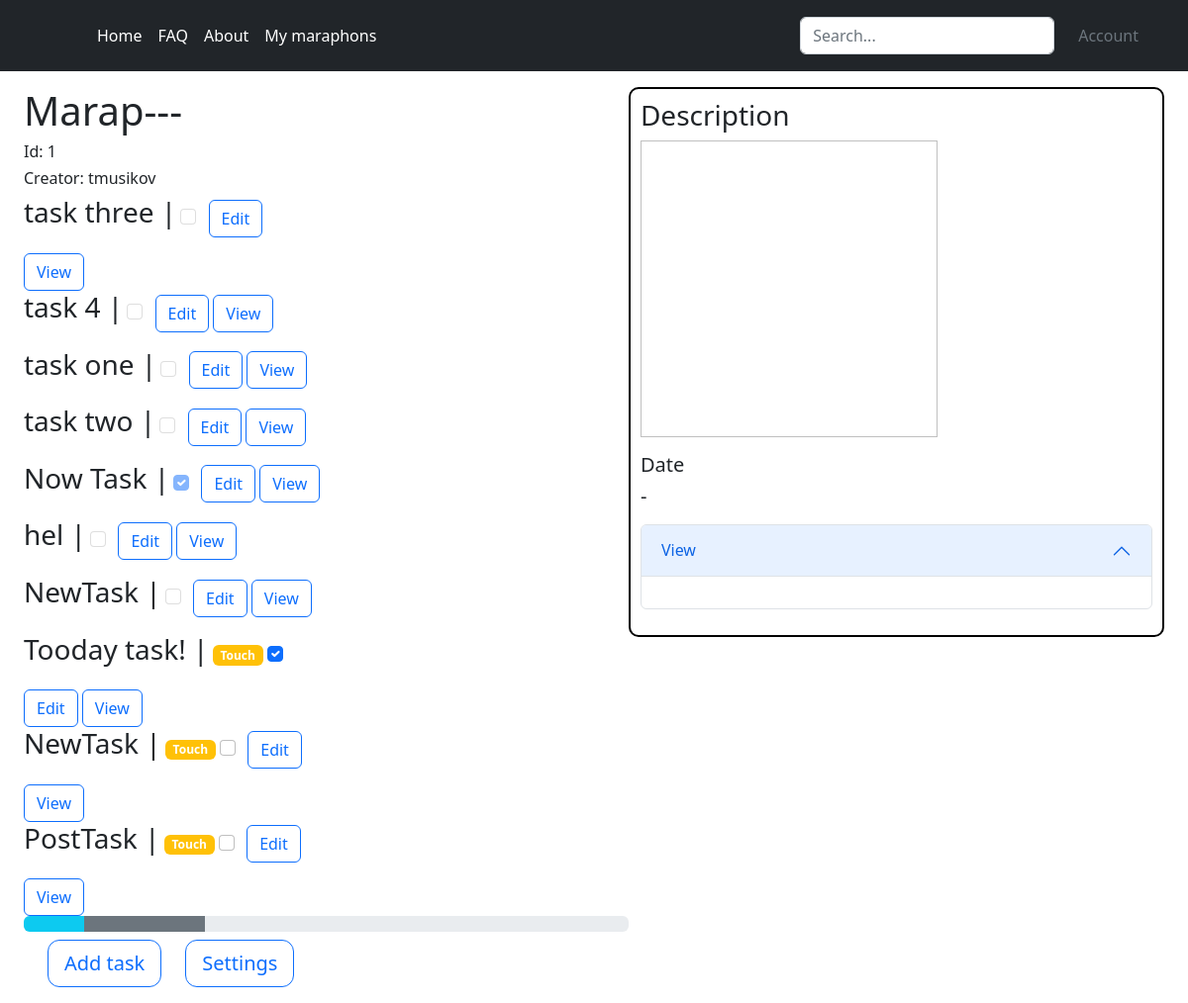
Page /maraphon/1 (signed in) on the committed database.
### data/maraphones.py (models this page shows)
class Maraphone(SqlAlchemyBase, SerializerMixin):
    __tablename__ = "maraphones"
    serialize_only = ('id', 'title', 'created_date', 'creator_id')
    id = sqlalchemy.Column(sqlalchemy.Integer,
                           primary_key=True, autoincrement=True)
    title = sqlalchemy.Column(sqlalchemy.String)
    created_date = sqlalchemy.Column(sqlalchemy.Date,
                                     default=datetime.datetime.now)
    creator_id = sqlalchemy.Column(sqlalchemy.Integer,
                                   sqlalchemy.ForeignKey("users.id"))
    creator = orm.relationship("User")
    tasks = orm.relationship("Task")

### data/users.py (models this page shows, shortened)
class User(SqlAlchemyBase, UserMixin, SerializerMixin):
    __tablename__ = "users"
    id = sqlalchemy.Column(
        sqlalchemy.Integer,
        primary_key=True, autoincrement=True)
    name = sqlalchemy.Column(sqlalchemy.String, nullable=True)
    telegram = sqlalchemy.Column(
        sqlalchemy.String,
        unique=True,
        nullable=True)
    password = sqlalchemy.Column(sqlalchemy.String, nullable=True)
    created_date = sqlalchemy.Column(
        sqlalchemy.Date,
        default=datetime.datetime.now)
    maraphones = orm.relationship("Maraphone", back_populates="creator")
    api_key = sqlalchemy.Column(sqlalchemy.String, nullable=True)
    states = orm.relationship("State")
    def get_id(self):
        return str(self.id)

### data/tasks.py (models this page shows)
class Task(SqlAlchemyBase, SerializerMixin):
    __tablename__ = "tasks"
    serialize_only = (
        "id", "main_id", "name", "date",
        "created_date", "description", "main.creator_id")
    id = sqlalchemy.Column(sqlalchemy.Integer,
                           primary_key=True, autoincrement=True)
    main_id = sqlalchemy.Column(sqlalchemy.Integer,
                                sqlalchemy.ForeignKey("maraphones.id"))
    main = orm.relationship("Maraphone", back_populates="tasks")
    name = sqlalchemy.Column(sqlalchemy.String)
    date = sqlalchemy.Column(sqlalchemy.Date)
    created_date = sqlalchemy.Column(sqlalchemy.Date,
                                     default=datetime.datetime.now)
    description = sqlalchemy.Column(sqlalchemy.String)
    image = sqlalchemy.Column(sqlalchemy.String, default="-")
    states = orm.relationship("State")

### main.py (the view, shortened to what this page needs)
@app.route("/maraphon/<int:id>", methods=["GET", "POST"])
@login_required
def maraphon(id):
    db = db_session.create_session()
    id = int(id)
    maraphon = db.query(Maraphone).filter(Maraphone.id == id).first()
    if not maraphon:
        return abort(404)
    is_creator = str(maraphon.creator_id) == str(current_user.get_id())
    tasks = db.query(Task).filter(Task.main_id == id).order_by(Task.date).all()
    days = []
    for task in tasks:
        current_state = db.query(State).filter(State.task_id == task.id, State.user_id == current_user.get_id()).first()
        if current_state is None:
            current_state = State(task_id=task.id, user_id=current_user.get_id(), done=False)
            db.add(current_state)
            db.commit()
        if is_creator:
            done_users = get_task_users(task.id)
        else:
            done_users = []
        days.append((
            task.id,
            task.name,
            current_state.done,
            datetime.datetime.today().date() == task.date,
            task.description,
            task.date,
            done_users,
            "/" + app.config["UPLOAD_FOLDER"] + "/" + task.image))
    parameters = {
        "id": id,
        "title": maraphon.title,
        "creator": maraphon.creator.name,
        "days": days,
        "is_creator": is_creator,
        "maraphone_name": maraphon.title
    }
    return render_template("maraphon.html", header=header, **parameters)

### data/db_session.py (called while the page is built)
def create_session() -> Session:
    global __factory
    return __factory()

### main.py (called while the page is built)
@login_manager.user_loader
def load_user(user_id):
    db = db_session.create_session()
    return db.query(User).filter(User.id == user_id).first()

def get_task_users(id):
    db = db_session.create_session()
    task = db.query(Task).filter(Task.id == id).first()
    if not task:
        return []
    return set(map(
        lambda x: x.user.name, filter(lambda y: y.done, task.states)))

### templates/maraphon.html (shortened to what this page needs)
{% extends "index.html" %}
{% block content %}
<main style="display: flex">
    <div class="wrap" style="flex: auto;">
        <h1>{{ maraphone_name }}</h1>
        <h6>Id: {{ id }}</h6>
        <h6>Creator: {{ creator }}</h6>
        <form method="POST" name="days">
        <div>
            {% for day, name, status, can_touch, description, date, done_users, image_path in days %}
                <div class="col-md-6">
                    {% if can_touch %}
                    <h3 class="mb-4 darkening" id="{{ day }}" style="display: inline-block; border-radius: 5px;">{{ name }} |</h3>
                    <span class="badge bg-warning">Touch</span>
                    {% else %}
                    <h3 class="mb-4 darkening" id="{{ day }}" style="display: inline-block; border-radius: 5px;">{{ name }} |</h3>
                    {% endif %}
                    <div style="display: inline-block;">
                        {% if can_touch %}
                        <div>
                            {% if status %}
                            <div class="form-check">
                                <input onclick="Check('{{ day }}')" name="check" class="form-check-input" type="checkbox" value="{{ day }}" id="flexCheck_{{ day }}" checked>
                            </div>
                            {% else %}
                            <div class="form-check">
                                <input onclick="Check('{{ day }}')" name="check" class="form-check-input" type="checkbox" value="{{ day }}" id="flexCheck_{{ day }}">
                            </div>
                            {% endif %}
                        </div>
                        {% else %}
                        <div>
                            {% if status %}
                            <div class="form-check">
                                <input name="check" class="form-check-input" type="checkbox" value="{{ day }}" id="flexCheck_{{ day }}" checked disabled>
                            </div>
                            {% else %}
                            <div class="form-check">
                                <input name="check" class="form-check-input" type="checkbox" value="{{ day }}" id="flexCheck_{{ day }}" disabled>
                            </div>
                            {% endif %}
                        </div>
                        {% endif %}
                    </div>
                    {% if is_creator %}
                    <a href="{{ url_for('edit', id=day) }}" class="btn btn-outline-primary">Edit</a>
                    {% endif %}
                    {% if is_creator %}
                    <a href="{{ url_for('view', id=day) }}" class="btn btn-outline-primary">View</a>
                    {% endif %}
                </div>
            {% endfor %}
        </div>
        </form>
        <div class="progress">
            <div id="nowdone_bar" class="progress-bar bg-info" role="progressbar" style="width: 0%" aria-valuenow="0" aria-valuemin="0" aria-valuemax="100"></div>
            <div id="nownotdone_bar" class="progress-bar bg-secondary" role="progressbar" style="width: 0%" aria-valuenow="0" aria-valuemin="0" aria-valuemax="100"></div>
        </div>
        {% if is_creator %}
        <div style="display: inline">
            <form method="POST" name="add_task" style="float: left">
                <div class="container px-4 py-2">
                    <button type="submit" class="btn btn-outline-primary btn-lg" style="border-radius: 12px; float: left">Add task</button>
                </div>
            </form>
            <div class="container px-4 py-2">
                <a href="{{ url_for('maraphon_settings', id=id) }}" class="btn btn-outline-primary btn-lg" style="border-radius: 12px; float: left">Settings</a>
            </div>
        </div>
        {% endif %}
    </div>
    <div style="flex: auto;">
        <div style="border: 2px solid black; border-radius: 10px; padding: 10px">
            <h3 id="description_h">Description</h3>
            <image id="description_image" width="300px" height="300px"></image>
            <h5>Date</h5>
            <h5 id="description_date">-</h5>
            {% if is_creator %}
            <div class="accordion mt-3 mb-3">
                <div class="accordion-item">
                    <h2 class="accordion-header" id="headingOne">
                    <button class="accordion-button" type="button" data-bs-toggle="collapse" data-bs-target="#collapseOne" aria-expanded="true" aria-controls="collapseOne">
                        <div> View </div>
                    </button>
                    </h2>
                    <div id="collapseOne" class="accordion-collapse collapse show" aria-labelledby="headingOne" data-bs-parent="#accordionExample">
                    <div class="accordion-body">
                    </div>
                    </div>
                </div>
            </div>
            {% else %}
            <div id="description_done_users" hidden></div>
            {% endif %}
        </div>
    </div>
</main>
{% endblock %}

### templates/index.html (shortened to what this page needs)
<!DOCTYPE html>
<html lang="ru">
    <head>
        <link href="{{ url_for('static', filename='./bootstrap-5.2.2-dist/css/bootstrap.min.css') }}" rel="stylesheet">
    </head>
    <body>
        <header class="p-3 bg-dark text-white">
            <div class="container">
              <div class="d-flex flex-wrap align-items-center justify-content-center justify-content-lg-start">
                <a href="/" class="d-flex align-items-center mb-2 mb-lg-0 text-white text-decoration-none">
                  <svg class="bi me-2" width="40" height="32" role="img" aria-label="Bootstrap"><use xlink:href="#bootstrap"></use></svg>
                </a>
                <ul class="nav col-12 col-lg-auto me-lg-auto mb-2 justify-content-center mb-md-0">
                  {% for item in header["menu"] %}
                  {% if item[2] %}
                  <li><a href="{{ item[1] }}" class="nav-link px-2 text-secondary">{{ item[0] }}</a></li>
                  {% else %}
                  <li><a href="{{ item[1] }}" class="nav-link px-2 text-white">{{ item[0] }}</a></li>
                  {% endif %}
                  {% endfor %}
                </ul>
                <form class="col-12 col-lg-auto mb-3 mb-lg-0 me-lg-3" action="{{ url_for('search') }}" method="post">
                  <input type="search" name="search" class="form-control form-control-dark" placeholder="Search..." aria-label="Search">
                </form>
                {% if not header["registered"] %}
                <div class="text-end">
                  <a type="button" href="/login" class="btn btn-outline-light me-2">Войти</a>
                  <a type="button" href="/singin" class="btn btn-warning">Зарегистрироваться</a>
                </div>
                {% else %}
                  {% if header["account"] %}
                    <a href="/account" class="nav-link px-2 text-secondary">Account</a>
                  {% else %}
                    <a href="/account" class="nav-link px-2 text-white">Account</a>
                  {% endif %}
                {% endif %}
              </div>
            </div>
          </header>
        <div class="mt-3 mb-3 mx-4">
          {% block content %}{% endblock %}
        </div>
    </body>
</html>

### rows in the picture
Maraphone: title "Marap---"
User: name "tmusikov"
Task: name "task three"
Task: name "task 4"
Task: name "task one"
Task: name "task two"
Task: name "Now Task"
Task: name "hel"
Task: name "NewTask"
Task: name "Tooday task!"
Task: name "NewTask"
Task: name "PostTask"

### other values in the picture
{{ item[0] }} "Home" "FAQ" "About" "My maraphons"
{{ id }} "1"
